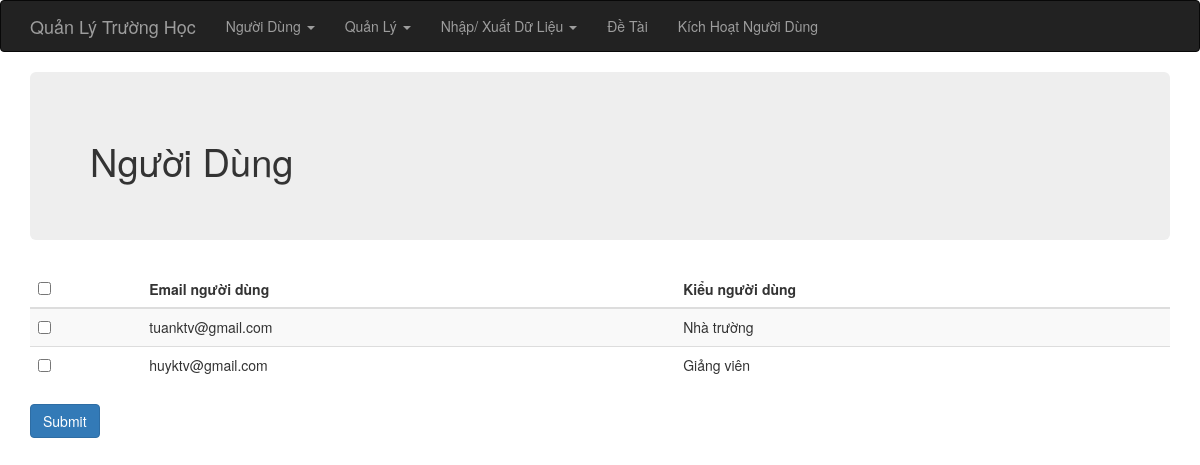
/index.php?op=active_user (signed in), run on the app's committed database.
### tables this page shows
CREATE TABLE IF NOT EXISTS `nguoi_dung` (
  `id` int(6) unsigned NOT NULL AUTO_INCREMENT,
  `email` varchar(255) NOT NULL,
  `password` varchar(255) NOT NULL,
  `thong_tin_khac` text,
  `status` int(1) DEFAULT NULL,
  `user_type` int(1) DEFAULT NULL,
  PRIMARY KEY (`id`)
);

### index.php (called while the page is built, shortened)
<?php
require_once 'controller/IndexController.php';
$controller = new IndexController();
$controller->handleRequest();
?>

### model/UserService.php (called while the page is built, shortened)
<?php
require_once 'model/UserGateway.php';
class UserService {
    private $index = NULL;
    private $userGateway    = NULL;
    public function __construct() {
        $this->index = new IndexService();
        $this->userGateway = new UserGateway();
    }
    public function getAllUser() {
        try {
            $this->index->openDb();
            $res = $this->userGateway->selectAllUser();
            $this->index->closeDb();
            return $res;
        } catch (Exception $e) {
            $this->index->closeDb();
            throw $e;
        }
    }
}
?>

### model/UserGateway.php (called while the page is built, shortened)
<?php
class UserGateway {
    public function selectAllUser() {
        $dbres = mysql_query("SELECT * FROM nguoi_dung WHERE status=0");
        $data = array();
        while ( ($obj = mysql_fetch_object($dbres)) != NULL ) {
            $data[] = $obj;
        }
        return $data;
    }
}
?>

### view/user/active.php (the view, shortened to what this page needs)
<?php require_once(realpath($_SERVER["DOCUMENT_ROOT"]) .'/school/view/include/header.php');?>
<div class="container">
<div class="jumbotron">
        <h1>Người dùng</h1>
    </div>
    <?php if ( count($data) > 0 ) { ?>
    <form method="POST" action="">
        <table class="table table-striped">
            <thead>
            <tr>
                <th><input type="checkbox" onClick="toggle(this)" /></th>
                <th>Email người dùng</th>
                <th>Kiểu người dùng</th>
            </tr>
            </thead>
            <tbody>
            <?php foreach ($data as $item): ?>
                <tr>
                    <td><input type="checkbox" class="cbx" name="check_list[]" value="<?php echo $item->id; ?>"></td>
                    <td><?php echo $item->email;?></td>
                    <td> <?php
                        switch ($item->user_type) {
                            case 1:  $dataType = "Nhà trường"; break;
                            case 3:  $dataType = "Giảng viên"; break;
                        }
                        echo $dataType;
                        ?></td>
                </tr>
            <?php endforeach; ?>
            </tbody>
        </table>
        <input type="submit" value="Submit" class="btn btn-primary"/>
    </form>
    <?php } else { ?>
        <h5>Empty list.</h5>
    <?php } ?>
</div>
<?php require_once(realpath($_SERVER["DOCUMENT_ROOT"]) .'/school/view/include/footer.php');?>

### libs/css/style.css (style rules this page uses)
html, body { height: 100%; }
.jumbotron h1 { text-transform: capitalize; font-size: 38px; }
.page-wrap .container { background: #fff; }

### data on the page
nguoi_dung: email "tuanktv@gmail.com", user_type "Nhà trường"
nguoi_dung: email "huyktv@gmail.com", user_type "Giảng viên"
